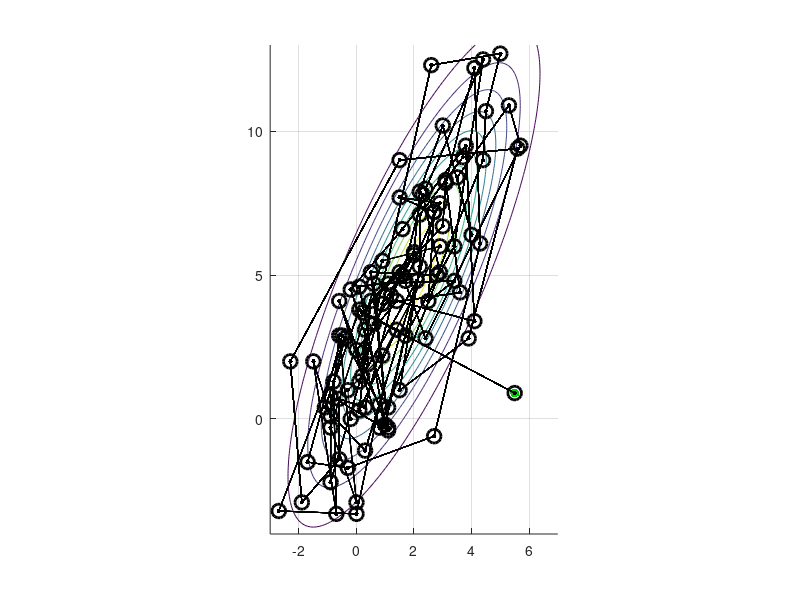

MATLAB code to generate this figure:
% 2D gibbs sampling test

% restart
close all; clear; clc;

% reset random number generator
rng('default');

% options
Nsteps = 100;
doShowSteps = 0;

% true PDF parameters
mu_true = [2 5]';
sigma_1 = 2;
sigma_2 = 4;
corr = 0.8;
cov_true = [sigma_1^2 corr*sigma_1*sigma_2; corr*sigma_1*sigma_2 sigma_2^2];

% state space to explore (i.e. query points)
x1q_vec = -3:0.1:7;
x2q_vec = -4:0.1:13;

% generate PDF at query points
[X1Q,X2Q] = meshgrid(x1q_vec,x2q_vec);
XQ = [X1Q(:), X2Q(:)];
[PQ] = mvnpdf(XQ,mu_true',cov_true);
PDF = reshape(PQ,size(X1Q));

% plot true PDF
figure(1);
% set(gcf,'Position',[0821 0195 0419 0783]);
set(gcf,'Position',[0488 1.562000e+02 3.642000e+02 6.058000e+02]);
hold on; grid on;
axis equal;
contour(X1Q,X2Q,PDF);

% start sampler at random query point
x0 = XQ(randi(length(XQ)),:)';
plot(x0(1),x0(2),'.','Color',[0 0.8 0],'MarkerSize',20);

% start history
x = x0;
x_hist = NaN(length(mu_true),Nsteps+1);
x_hist(:,1) = x0;

% show starting point
plot(x0(1),x0(2),'k.','MarkerSize',10);
plot(x0(1),x0(2),'ko','MarkerSize',10,'LineWidth',2.0);

% iterate sampler
for gibbsIter = 1:Nsteps
    for dimIdx = 1:length(mu_true)
        
        switch dimIdx
            case 1
                % slice PDF along this dimension at the current point
                gibbsx1 = x1q_vec;
                gibbsx2 = x(2)*ones(size(x1q_vec));
                gibbsXQ = [gibbsx1' gibbsx2'];
                gibbsPQ = mvnpdf(gibbsXQ,mu_true',cov_true);
                gibbsPQ = gibbsPQ/trapz(gibbsx1,gibbsPQ);
                
                % compute CDF and sample from it using inverse transform sampling
                gibbsCDF = cumtrapz(gibbsx1,gibbsPQ);
                gibbsPt = gibbsx1(arrayfun( @(x) find(x <= gibbsCDF,1,'first') , rand(1,1) ));
                x(dimIdx) = gibbsPt;
                gibbsSamp = gibbsx1(arrayfun( @(x) find(x <= gibbsCDF,1,'first') , rand(1,100) ));  % for illustration only
                
                if(doShowSteps)
                    figure(1);
                    plot(gibbsx1,gibbsx2,'r-','LineWidth',1.0);
                    plot(x(1),x(2),'r+','MarkerSize',10,'LineWidth',3);
                    plot(gibbsSamp,x(2)*ones(size(gibbsSamp)),'r.','MarkerSize',10);  % for illustration only
                    
                    figure;
                    hold on; grid on;
                    plot(gibbsx1,gibbsPQ);
                    plot(gibbsSamp,0*ones(size(gibbsSamp)),'r.','MarkerSize',10);
                    plot(gibbsPt,0,'r+','MarkerSize',10,'LineWidth',3);
                end
                
            case 2
                % slice PDF along this dimension at the current point
                gibbsx1 = x(1)*ones(size(x2q_vec));
                gibbsx2 = x2q_vec;;
                gibbsXQ = [gibbsx1' gibbsx2'];
                gibbsPQ = mvnpdf(gibbsXQ,mu_true',cov_true);
                gibbsPQ = gibbsPQ/trapz(gibbsx2,gibbsPQ);
                
                % compute CDF and sample from it using inverse transform sampling
                gibbsCDF = cumtrapz(gibbsx2,gibbsPQ);
                gibbsPt = gibbsx2(arrayfun( @(x) find(x <= gibbsCDF,1,'first') , rand(1,1) ));
                x(dimIdx) = gibbsPt;
                gibbsSamp = gibbsx2(arrayfun( @(x) find(x <= gibbsCDF,1,'first') , rand(1,100) ));  % for illustration only
                
                if(doShowSteps)
                    figure(1);
                    plot(gibbsx1,gibbsx2,'b-','LineWidth',1.0);
                    plot(x(1),x(2),'b+','MarkerSize',10,'LineWidth',3);
                    plot(x(1)*ones(size(gibbsSamp)),gibbsSamp,'b.','MarkerSize',10);  % for illustration only
                    
                    figure;
                    hold on; grid on;
                    plot(gibbsx2,gibbsPQ);
                    plot(gibbsSamp,0*ones(size(gibbsSamp)),'b.','MarkerSize',10);
                    plot(gibbsPt,0,'b+','MarkerSize',10,'LineWidth',3);
                end
                
        end
        
        
    end
    x_hist(:,gibbsIter+1) = x;
    figure(1);
    plot(x(1),x(2),'k.','MarkerSize',10);
    plot(x(1),x(2),'ko','MarkerSize',10,'LineWidth',2.0);
    plot(x_hist(1,:),x_hist(2,:),'k-');
    
end
